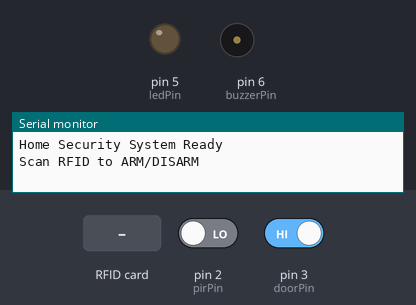
A sketch run on a simulated Arduino Uno, built with avr-gcc and run on an emulated ATmega328P. On the bench: output pins drawn as LEDs (lit = HIGH), buzzer (waves = sounding, pin HIGH), the last lines printed to the serial monitor. The inputs (shaded band) are chosen by the test bench; at power-on: pin 2 (pirPin) LOW, pin 3 (doorPin) HIGH. Pins used as bus, display or sensor lines are not drawn.

Above: at 1.2 s.
1.3 s: RFID card 55 6D 94 04 held to the reader
At 3.5 s:
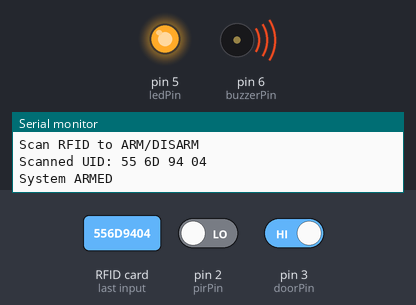
3.8 s: RFID card 49 42 8C 04 held to the reader
At 5.0 s:
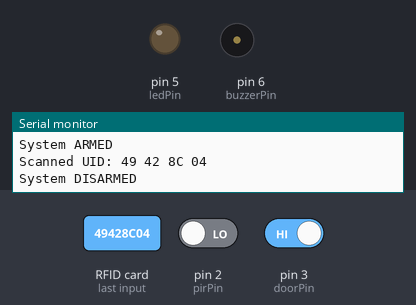
5.4 s: RFID card 5E 7A 19 C4 held to the reader
At 6.4 s:
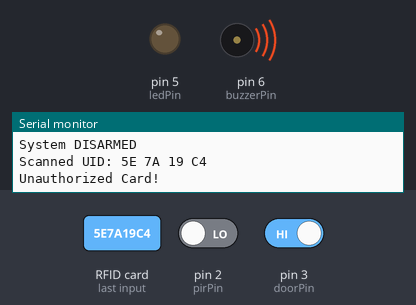
Timing chart, 0 to 9.0 s (numbered marks = the images above; inputs shaded):
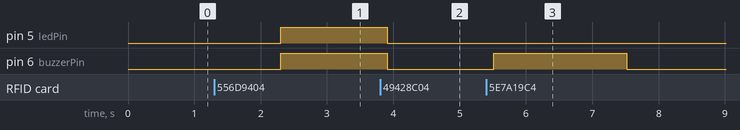

Measured:
- after the input at 1.3 s, pin 5 (ledPin), pin 6 (buzzerPin): LOW → HIGH after 1.0 s
- after the input at 3.8 s, pin 5 (ledPin), pin 6 (buzzerPin): HIGH → LOW after 0.11 s
- after the input at 5.4 s, pin 6 (buzzerPin): LOW → HIGH after 0.12 s, → LOW 2.0 s later

The sketch:

RFID8.ino
```cpp
#include <SPI.h>
#include <MFRC522.h>

// RC522 Pins
#define SS_PIN 10
#define RST_PIN 9
MFRC522 mfrc522(SS_PIN, RST_PIN);

// Sensor Pins
const int pirPin = 2;
const int doorPin = 3;
const int ledPin = 5;
const int buzzerPin = 6;

// Authorized RFID cards
String authorizedUIDs[] = {
  "55 6D 94 04",
  "49 42 8C 04",
  "43 29 88 F5",
  "E4 BB DB 05",
  "EA 5E D5 05",
  "93 8C 65 1A"
};

const int totalCards = 6;

bool systemArmed = false;

void setup() {
  Serial.begin(9600);
  SPI.begin();
  mfrc522.PCD_Init();

  pinMode(pirPin, INPUT);
  pinMode(doorPin, INPUT_PULLUP);
  pinMode(ledPin, OUTPUT);
  pinMode(buzzerPin, OUTPUT);

  digitalWrite(ledPin, LOW);
  digitalWrite(buzzerPin, LOW);

  Serial.println("Home Security System Ready");
  Serial.println("Scan RFID to ARM/DISARM");
}

void loop() {

  // ===== RFID CHECK =====
  if (mfrc522.PICC_IsNewCardPresent() && mfrc522.PICC_ReadCardSerial()) {

    String readUID = "";

    for (byte i = 0; i < mfrc522.uid.size; i++) {
      if (mfrc522.uid.uidByte[i] < 0x10) readUID += "0";
      readUID += String(mfrc522.uid.uidByte[i], HEX);
      readUID += " ";
    }

    readUID.toUpperCase();
    readUID.trim();

    Serial.print("Scanned UID: ");
    Serial.println(readUID);

    bool accessGranted = false;

    for (int i = 0; i < totalCards; i++) {
      if (readUID == authorizedUIDs[i]) {
        accessGranted = true;
        break;
      }
    }

    if (accessGranted) {
      systemArmed = !systemArmed;

      if (systemArmed) {
        Serial.println("System ARMED");
      } else {
        Serial.println("System DISARMED");
        digitalWrite(ledPin, LOW);
        digitalWrite(buzzerPin, LOW);
      }

      delay(1000);
    } else {
      Serial.println("Unauthorized Card!");
      digitalWrite(buzzerPin, HIGH);
      delay(2000);
      digitalWrite(buzzerPin, LOW);
    }

    mfrc522.PICC_HaltA();
    mfrc522.PCD_StopCrypto1();
  }

  // ===== INTRUSION CHECK =====
  if (systemArmed) {

    int pirState = digitalRead(pirPin);
    int doorState = digitalRead(doorPin); // LOW = closed, HIGH = open (if wired that way)

    if (pirState == HIGH || doorState == HIGH) {
      digitalWrite(ledPin, HIGH);
      digitalWrite(buzzerPin, HIGH);
    } else {
      digitalWrite(ledPin, LOW);
      digitalWrite(buzzerPin, LOW);
    }
  }

  delay(100);
}
```
